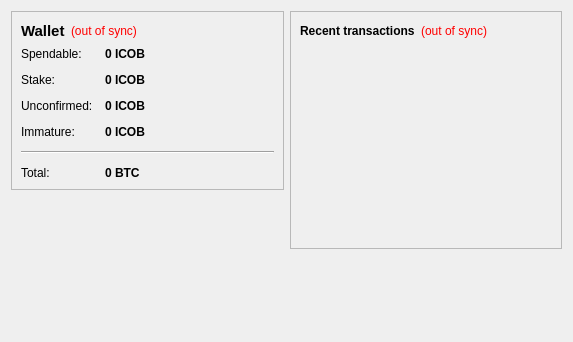
<?xml version="1.0" encoding="UTF-8"?>
<ui version="4.0">
 <class>OverviewPage</class>
 <widget class="QWidget" name="OverviewPage">
  <property name="geometry">
   <rect>
    <x>0</x>
    <y>0</y>
    <width>573</width>
    <height>342</height>
   </rect>
  </property>
  <property name="windowTitle">
   <string>Form</string>
  </property>
  <layout class="QHBoxLayout" name="horizontalLayout" stretch="1,1">
   <item>
    <layout class="QVBoxLayout" name="verticalLayout_2">
     <item>
      <widget class="QFrame" name="frame">
       <property name="frameShape">
        <enum>QFrame::StyledPanel</enum>
       </property>
       <property name="frameShadow">
        <enum>QFrame::Raised</enum>
       </property>
       <layout class="QVBoxLayout" name="verticalLayout_4">
        <item>
         <layout class="QHBoxLayout" name="horizontalLayout_4">
          <item>
           <widget class="QLabel" name="label_5">
            <property name="font">
             <font>
              <pointsize>11</pointsize>
              <weight>75</weight>
              <bold>true</bold>
             </font>
            </property>
            <property name="text">
             <string>Wallet</string>
            </property>
           </widget>
          </item>
          <item>
           <widget class="QLabel" name="labelWalletStatus">
            <property name="toolTip">
             <string>The displayed information may be out of date. Your wallet automatically synchronizes with the ICOBID network after a connection is established, but this process has not completed yet.</string>
            </property>
            <property name="styleSheet">
             <string notr="true">QLabel { color: red; }</string>
            </property>
            <property name="text">
             <string notr="true">(out of sync)</string>
            </property>
            <property name="alignment">
             <set>Qt::AlignLeading|Qt::AlignLeft|Qt::AlignVCenter</set>
            </property>
           </widget>
          </item>
          <item>
           <spacer name="horizontalSpacer_2">
            <property name="orientation">
             <enum>Qt::Horizontal</enum>
            </property>
            <property name="sizeHint" stdset="0">
             <size>
              <width>40</width>
              <height>20</height>
             </size>
            </property>
           </spacer>
          </item>
         </layout>
        </item>
        <item>
         <layout class="QFormLayout" name="formLayout_2">
          <property name="fieldGrowthPolicy">
           <enum>QFormLayout::AllNonFixedFieldsGrow</enum>
          </property>
          <property name="horizontalSpacing">
           <number>12</number>
          </property>
          <property name="verticalSpacing">
           <number>12</number>
          </property>
          <item row="0" column="0">
           <widget class="QLabel" name="label">
            <property name="text">
             <string>Spendable:</string>
            </property>
           </widget>
          </item>
          <item row="0" column="1">
           <widget class="QLabel" name="labelBalance">
            <property name="font">
             <font>
              <weight>75</weight>
              <bold>true</bold>
             </font>
            </property>
            <property name="cursor">
             <cursorShape>IBeamCursor</cursorShape>
            </property>
            <property name="toolTip">
             <string>Your current spendable balance</string>
            </property>
            <property name="text">
             <string notr="true">0 ICOB</string>
            </property>
            <property name="textInteractionFlags">
             <set>Qt::LinksAccessibleByMouse|Qt::TextSelectableByKeyboard|Qt::TextSelectableByMouse</set>
            </property>
           </widget>
          </item>
          <item row="1" column="0">
           <widget class="QLabel" name="label_6">
            <property name="text">
             <string>Stake:</string>
            </property>
           </widget>
          </item>
          <item row="1" column="1">
           <widget class="QLabel" name="labelStake">
            <property name="font">
             <font>
              <weight>75</weight>
              <bold>true</bold>
             </font>
            </property>
            <property name="cursor">
             <cursorShape>IBeamCursor</cursorShape>
            </property>
            <property name="toolTip">
             <string>Total of coins that was staked, and do not yet count toward the current balance</string>
            </property>
            <property name="text">
             <string notr="true">0 ICOB</string>
            </property>
            <property name="textInteractionFlags">
             <set>Qt::LinksAccessibleByMouse|Qt::TextSelectableByKeyboard|Qt::TextSelectableByMouse</set>
            </property>
           </widget>
          </item>
          <item row="2" column="0">
           <widget class="QLabel" name="label_3">
            <property name="text">
             <string>Unconfirmed:</string>
            </property>
           </widget>
          </item>
          <item row="2" column="1">
           <widget class="QLabel" name="labelUnconfirmed">
            <property name="font">
             <font>
              <weight>75</weight>
              <bold>true</bold>
             </font>
            </property>
            <property name="cursor">
             <cursorShape>IBeamCursor</cursorShape>
            </property>
            <property name="toolTip">
             <string>Total of transactions that have yet to be confirmed, and do not yet count toward the current balance</string>
            </property>
            <property name="text">
             <string notr="true">0 ICOB</string>
            </property>
            <property name="textInteractionFlags">
             <set>Qt::LinksAccessibleByMouse|Qt::TextSelectableByKeyboard|Qt::TextSelectableByMouse</set>
            </property>
           </widget>
          </item>
          <item row="3" column="0">
           <widget class="QLabel" name="labelImmatureText">
            <property name="text">
             <string>Immature:</string>
            </property>
           </widget>
          </item>
          <item row="3" column="1">
           <widget class="QLabel" name="labelImmature">
            <property name="font">
             <font>
              <weight>75</weight>
              <bold>true</bold>
             </font>
            </property>
            <property name="toolTip">
             <string>Mined balance that has not yet matured</string>
            </property>
            <property name="text">
             <string notr="true">0 ICOB</string>
            </property>
            <property name="textInteractionFlags">
             <set>Qt::LinksAccessibleByMouse|Qt::TextSelectableByKeyboard|Qt::TextSelectableByMouse</set>
            </property>
           </widget>
          </item>
          <item row="4" column="0" colspan="2">
           <widget class="Line" name="line">
            <property name="orientation">
             <enum>Qt::Horizontal</enum>
            </property>
           </widget>
          </item>
          <item row="5" column="0">
           <widget class="QLabel" name="labelTotalText">
            <property name="text">
             <string>Total:</string>
            </property>
           </widget>
          </item>
          <item row="5" column="1">
           <widget class="QLabel" name="labelTotal">
            <property name="font">
             <font>
              <weight>75</weight>
              <bold>true</bold>
             </font>
            </property>
            <property name="cursor">
             <cursorShape>IBeamCursor</cursorShape>
            </property>
            <property name="toolTip">
             <string>Your current total balance</string>
            </property>
            <property name="text">
             <string notr="true">0 BTC</string>
            </property>
            <property name="textInteractionFlags">
             <set>Qt::LinksAccessibleByMouse|Qt::TextSelectableByKeyboard|Qt::TextSelectableByMouse</set>
            </property>
           </widget>
          </item>
         </layout>
        </item>
       </layout>
      </widget>
     </item>
     <item>
      <spacer name="verticalSpacer">
       <property name="orientation">
        <enum>Qt::Vertical</enum>
       </property>
       <property name="sizeHint" stdset="0">
        <size>
         <width>20</width>
         <height>40</height>
        </size>
       </property>
      </spacer>
     </item>
    </layout>
   </item>
   <item>
    <layout class="QVBoxLayout" name="verticalLayout_3">
     <item>
      <widget class="QFrame" name="frame_2">
       <property name="frameShape">
        <enum>QFrame::StyledPanel</enum>
       </property>
       <property name="frameShadow">
        <enum>QFrame::Raised</enum>
       </property>
       <layout class="QVBoxLayout" name="verticalLayout">
        <item>
         <layout class="QHBoxLayout" name="horizontalLayout_2">
          <item>
           <widget class="QLabel" name="label_4">
            <property name="text">
             <string>&lt;b&gt;Recent transactions&lt;/b&gt;</string>
            </property>
           </widget>
          </item>
          <item>
           <widget class="QLabel" name="labelTransactionsStatus">
            <property name="toolTip">
             <string>The displayed information may be out of date. Your wallet automatically synchronizes with the ICOBID network after a connection is established, but this process has not completed yet.</string>
            </property>
            <property name="styleSheet">
             <string notr="true">QLabel { color: red; }</string>
            </property>
            <property name="text">
             <string notr="true">(out of sync)</string>
            </property>
            <property name="alignment">
             <set>Qt::AlignRight|Qt::AlignTrailing|Qt::AlignVCenter</set>
            </property>
           </widget>
          </item>
          <item>
           <spacer name="horizontalSpacer">
            <property name="orientation">
             <enum>Qt::Horizontal</enum>
            </property>
            <property name="sizeHint" stdset="0">
             <size>
              <width>40</width>
              <height>20</height>
             </size>
            </property>
           </spacer>
          </item>
         </layout>
        </item>
        <item>
         <widget class="QListView" name="listTransactions">
          <property name="styleSheet">
           <string notr="true">QListView { background: transparent; }</string>
          </property>
          <property name="frameShape">
           <enum>QFrame::NoFrame</enum>
          </property>
          <property name="verticalScrollBarPolicy">
           <enum>Qt::ScrollBarAlwaysOff</enum>
          </property>
          <property name="horizontalScrollBarPolicy">
           <enum>Qt::ScrollBarAlwaysOff</enum>
          </property>
          <property name="selectionMode">
           <enum>QAbstractItemView::NoSelection</enum>
          </property>
         </widget>
        </item>
       </layout>
      </widget>
     </item>
     <item>
      <spacer name="verticalSpacer_2">
       <property name="orientation">
        <enum>Qt::Vertical</enum>
       </property>
       <property name="sizeHint" stdset="0">
        <size>
         <width>20</width>
         <height>40</height>
        </size>
       </property>
      </spacer>
     </item>
    </layout>
   </item>
  </layout>
 </widget>
 <resources/>
 <connections/>
</ui>
